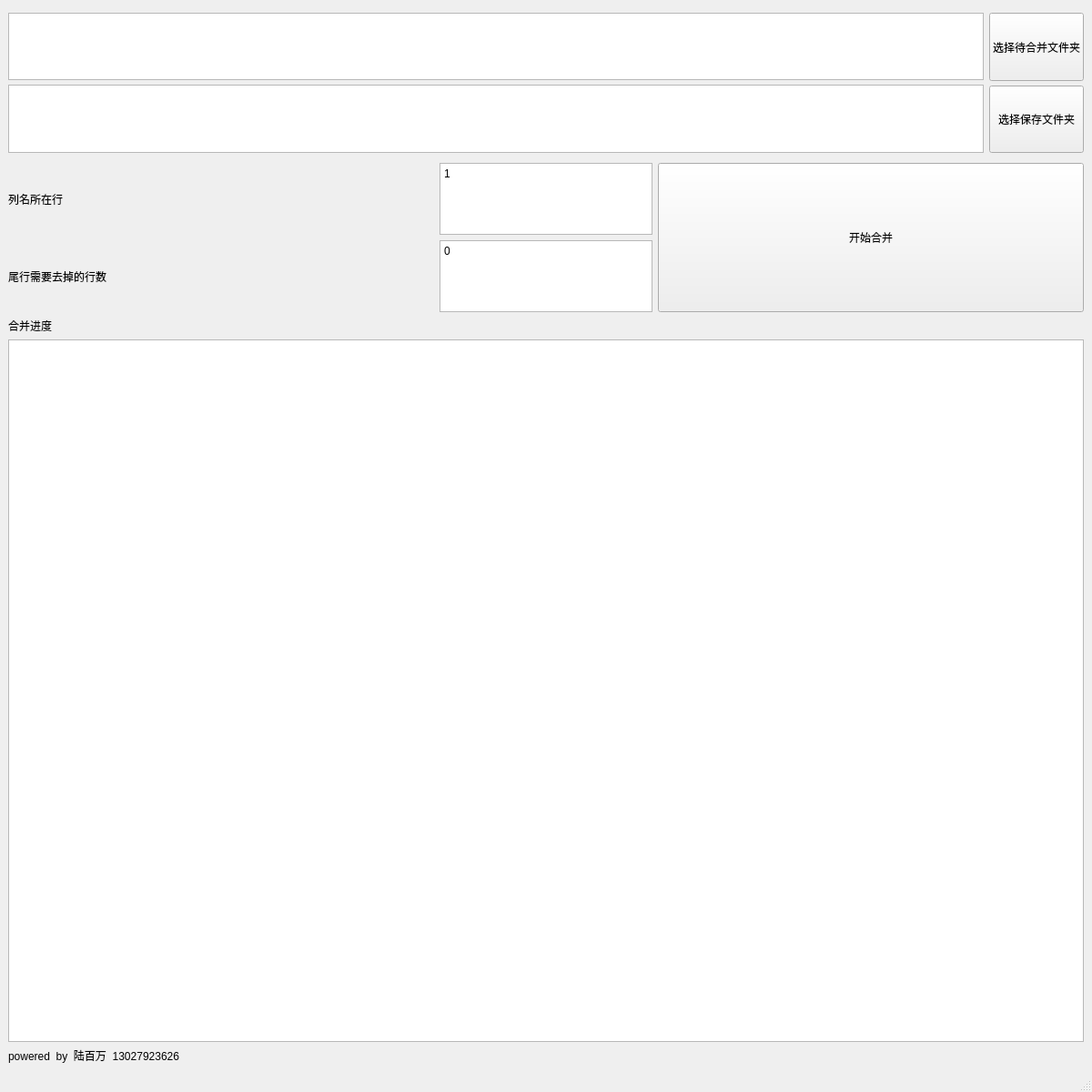
<?xml version="1.0" encoding="UTF-8"?>
<ui version="4.0">
 <class>mainWindow</class>
 <widget class="QMainWindow" name="mainWindow">
  <property name="geometry">
   <rect>
    <x>0</x>
    <y>0</y>
    <width>1200</width>
    <height>1200</height>
   </rect>
  </property>
  <property name="minimumSize">
   <size>
    <width>1200</width>
    <height>1200</height>
   </size>
  </property>
  <property name="maximumSize">
   <size>
    <width>2400</width>
    <height>1200</height>
   </size>
  </property>
  <property name="baseSize">
   <size>
    <width>800</width>
    <height>800</height>
   </size>
  </property>
  <property name="windowTitle">
   <string>文件合并助手 V1.1</string>
  </property>
  <widget class="QWidget" name="centralwidget">
   <layout class="QGridLayout" name="gridLayout" rowstretch="1,1,5" rowminimumheight="1,1,5">
    <item row="0" column="0">
     <layout class="QHBoxLayout" name="horizontalLayout_2">
      <item>
       <layout class="QVBoxLayout" name="verticalLayout_4">
        <property name="spacing">
         <number>5</number>
        </property>
        <property name="leftMargin">
         <number>0</number>
        </property>
        <property name="topMargin">
         <number>5</number>
        </property>
        <property name="rightMargin">
         <number>0</number>
        </property>
        <property name="bottomMargin">
         <number>5</number>
        </property>
        <item>
         <widget class="QTextEdit" name="TextEdit_filefolder_path">
          <property name="sizePolicy">
           <sizepolicy hsizetype="Expanding" vsizetype="Expanding">
            <horstretch>0</horstretch>
            <verstretch>0</verstretch>
           </sizepolicy>
          </property>
          <property name="baseSize">
           <size>
            <width>300</width>
            <height>20</height>
           </size>
          </property>
         </widget>
        </item>
        <item>
         <widget class="QTextEdit" name="TextEdit_savefolder_path">
          <property name="baseSize">
           <size>
            <width>300</width>
            <height>0</height>
           </size>
          </property>
         </widget>
        </item>
       </layout>
      </item>
      <item>
       <layout class="QVBoxLayout" name="verticalLayout_3">
        <property name="spacing">
         <number>5</number>
        </property>
        <property name="topMargin">
         <number>5</number>
        </property>
        <property name="bottomMargin">
         <number>5</number>
        </property>
        <item>
         <widget class="QPushButton" name="btn_select_filefolder">
          <property name="sizePolicy">
           <sizepolicy hsizetype="Minimum" vsizetype="Minimum">
            <horstretch>0</horstretch>
            <verstretch>0</verstretch>
           </sizepolicy>
          </property>
          <property name="baseSize">
           <size>
            <width>100</width>
            <height>0</height>
           </size>
          </property>
          <property name="text">
           <string>选择待合并文件夹</string>
          </property>
         </widget>
        </item>
        <item>
         <widget class="QPushButton" name="btn_select_savefolder">
          <property name="sizePolicy">
           <sizepolicy hsizetype="Minimum" vsizetype="Minimum">
            <horstretch>0</horstretch>
            <verstretch>0</verstretch>
           </sizepolicy>
          </property>
          <property name="text">
           <string>选择保存文件夹</string>
          </property>
         </widget>
        </item>
       </layout>
      </item>
     </layout>
    </item>
    <item row="1" column="0">
     <layout class="QHBoxLayout" name="horizontalLayout" stretch="2,1,2">
      <item>
       <layout class="QVBoxLayout" name="verticalLayout">
        <item>
         <widget class="QLabel" name="label">
          <property name="sizePolicy">
           <sizepolicy hsizetype="Preferred" vsizetype="Preferred">
            <horstretch>0</horstretch>
            <verstretch>0</verstretch>
           </sizepolicy>
          </property>
          <property name="minimumSize">
           <size>
            <width>20</width>
            <height>0</height>
           </size>
          </property>
          <property name="baseSize">
           <size>
            <width>100</width>
            <height>0</height>
           </size>
          </property>
          <property name="font">
           <font>
            <pointsize>9</pointsize>
           </font>
          </property>
          <property name="text">
           <string>列名所在行</string>
          </property>
         </widget>
        </item>
        <item>
         <widget class="QLabel" name="label_2">
          <property name="baseSize">
           <size>
            <width>100</width>
            <height>0</height>
           </size>
          </property>
          <property name="font">
           <font>
            <pointsize>9</pointsize>
           </font>
          </property>
          <property name="text">
           <string>尾行需要去掉的行数</string>
          </property>
         </widget>
        </item>
       </layout>
      </item>
      <item>
       <layout class="QVBoxLayout" name="verticalLayout_2">
        <item>
         <widget class="QTextEdit" name="textEdit_top_drop_num">
          <property name="sizePolicy">
           <sizepolicy hsizetype="Fixed" vsizetype="Fixed">
            <horstretch>0</horstretch>
            <verstretch>0</verstretch>
           </sizepolicy>
          </property>
          <property name="minimumSize">
           <size>
            <width>20</width>
            <height>20</height>
           </size>
          </property>
          <property name="baseSize">
           <size>
            <width>300</width>
            <height>0</height>
           </size>
          </property>
          <property name="font">
           <font>
            <pointsize>9</pointsize>
           </font>
          </property>
          <property name="html">
           <string>&lt;!DOCTYPE HTML PUBLIC &quot;-//W3C//DTD HTML 4.0//EN&quot; &quot;http://www.w3.org/TR/REC-html40/strict.dtd&quot;&gt;
&lt;html&gt;&lt;head&gt;&lt;meta name=&quot;qrichtext&quot; content=&quot;1&quot; /&gt;&lt;style type=&quot;text/css&quot;&gt;
p, li { white-space: pre-wrap; }
&lt;/style&gt;&lt;/head&gt;&lt;body style=&quot; font-family:'SimSun'; font-size:9pt; font-weight:400; font-style:normal;&quot;&gt;
&lt;p style=&quot; margin-top:0px; margin-bottom:0px; margin-left:0px; margin-right:0px; -qt-block-indent:0; text-indent:0px;&quot;&gt;1&lt;/p&gt;&lt;/body&gt;&lt;/html&gt;</string>
          </property>
         </widget>
        </item>
        <item>
         <widget class="QTextEdit" name="textEdit_buttom_drop_num">
          <property name="minimumSize">
           <size>
            <width>20</width>
            <height>20</height>
           </size>
          </property>
          <property name="baseSize">
           <size>
            <width>300</width>
            <height>0</height>
           </size>
          </property>
          <property name="font">
           <font>
            <pointsize>9</pointsize>
           </font>
          </property>
          <property name="html">
           <string>&lt;!DOCTYPE HTML PUBLIC &quot;-//W3C//DTD HTML 4.0//EN&quot; &quot;http://www.w3.org/TR/REC-html40/strict.dtd&quot;&gt;
&lt;html&gt;&lt;head&gt;&lt;meta name=&quot;qrichtext&quot; content=&quot;1&quot; /&gt;&lt;style type=&quot;text/css&quot;&gt;
p, li { white-space: pre-wrap; }
&lt;/style&gt;&lt;/head&gt;&lt;body style=&quot; font-family:'SimSun'; font-size:9pt; font-weight:400; font-style:normal;&quot;&gt;
&lt;p style=&quot; margin-top:0px; margin-bottom:0px; margin-left:0px; margin-right:0px; -qt-block-indent:0; text-indent:0px;&quot;&gt;0&lt;/p&gt;&lt;/body&gt;&lt;/html&gt;</string>
          </property>
         </widget>
        </item>
       </layout>
      </item>
      <item>
       <widget class="QPushButton" name="Btn_combine">
        <property name="sizePolicy">
         <sizepolicy hsizetype="Minimum" vsizetype="Minimum">
          <horstretch>0</horstretch>
          <verstretch>0</verstretch>
         </sizepolicy>
        </property>
        <property name="font">
         <font>
          <pointsize>9</pointsize>
         </font>
        </property>
        <property name="text">
         <string>开始合并</string>
        </property>
       </widget>
      </item>
     </layout>
    </item>
    <item row="2" column="0">
     <layout class="QVBoxLayout" name="verticalLayout_5">
      <item>
       <widget class="QLabel" name="label_3">
        <property name="text">
         <string>合并进度</string>
        </property>
       </widget>
      </item>
      <item>
       <widget class="QTextBrowser" name="textBrowser_msg">
        <property name="minimumSize">
         <size>
          <width>0</width>
          <height>0</height>
         </size>
        </property>
       </widget>
      </item>
      <item>
       <widget class="QLabel" name="label_4">
        <property name="text">
         <string>powered  by  陆百万  13027923626</string>
        </property>
       </widget>
      </item>
     </layout>
    </item>
   </layout>
  </widget>
  <widget class="QStatusBar" name="statusbar"/>
 </widget>
 <resources/>
 <connections>
  <connection>
   <sender>btn_select_filefolder</sender>
   <signal>clicked()</signal>
   <receiver>mainWindow</receiver>
   <slot>select_filefolderpath_click()</slot>
   <hints>
    <hint type="sourcelabel">
     <x>631</x>
     <y>330</y>
    </hint>
    <hint type="destinationlabel">
     <x>727</x>
     <y>599</y>
    </hint>
   </hints>
  </connection>
  <connection>
   <sender>Btn_combine</sender>
   <signal>clicked()</signal>
   <receiver>mainWindow</receiver>
   <slot>combine_click()</slot>
   <hints>
    <hint type="sourcelabel">
     <x>481</x>
     <y>452</y>
    </hint>
    <hint type="destinationlabel">
     <x>583</x>
     <y>749</y>
    </hint>
   </hints>
  </connection>
  <connection>
   <sender>btn_select_savefolder</sender>
   <signal>clicked()</signal>
   <receiver>mainWindow</receiver>
   <slot>select_savepath_click()</slot>
   <hints>
    <hint type="sourcelabel">
     <x>578</x>
     <y>403</y>
    </hint>
    <hint type="destinationlabel">
     <x>644</x>
     <y>666</y>
    </hint>
   </hints>
  </connection>
 </connections>
 <slots>
  <slot>combine_click()</slot>
  <slot>select_savepath_click()</slot>
 </slots>
</ui>
